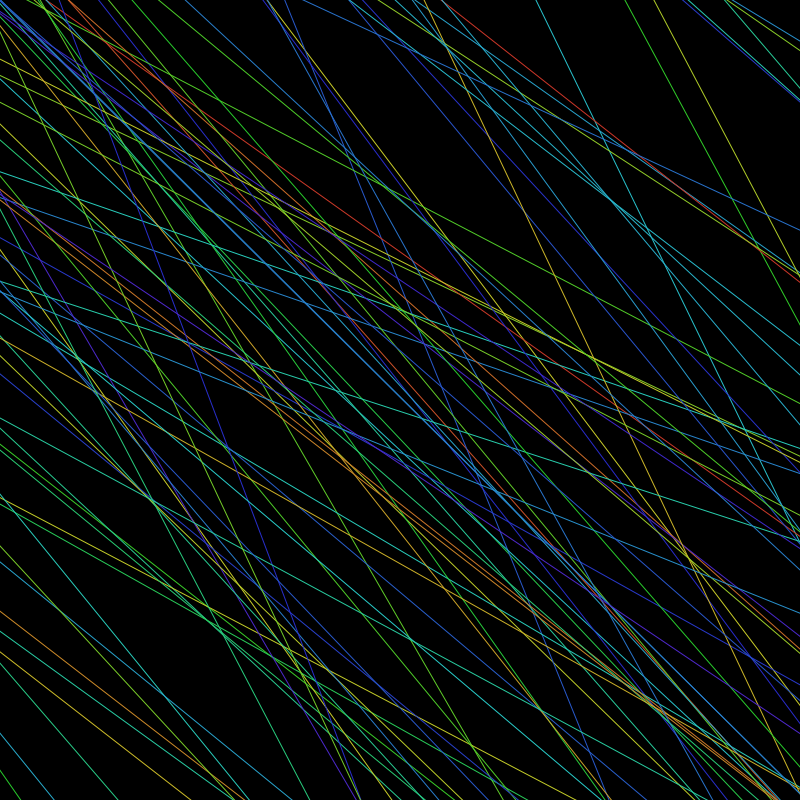
Frame 1 (no input)
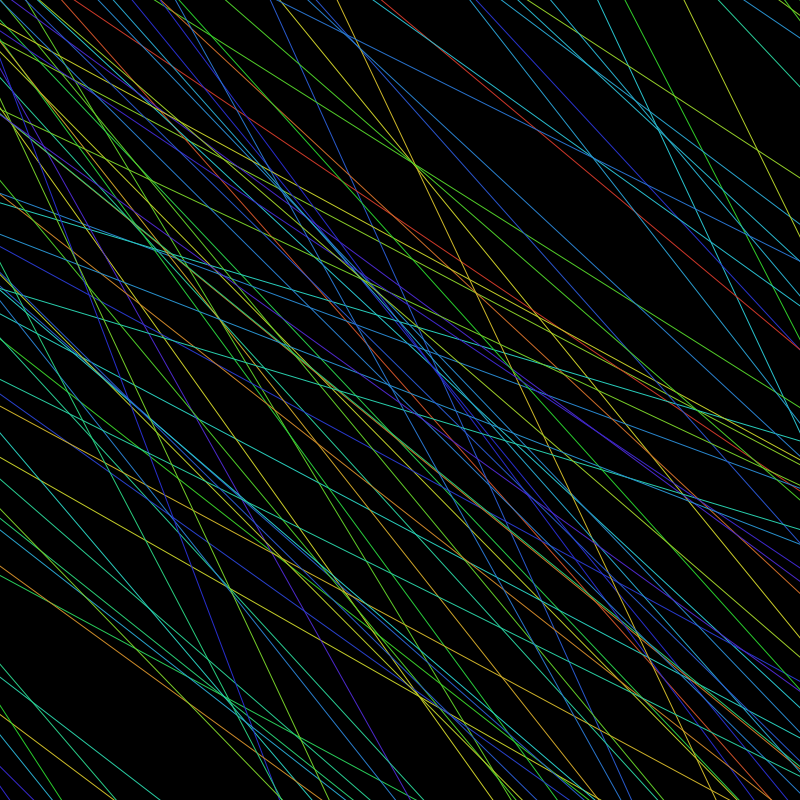
Frame 60 (the mouse pressed at the canvas centre just before this capture)
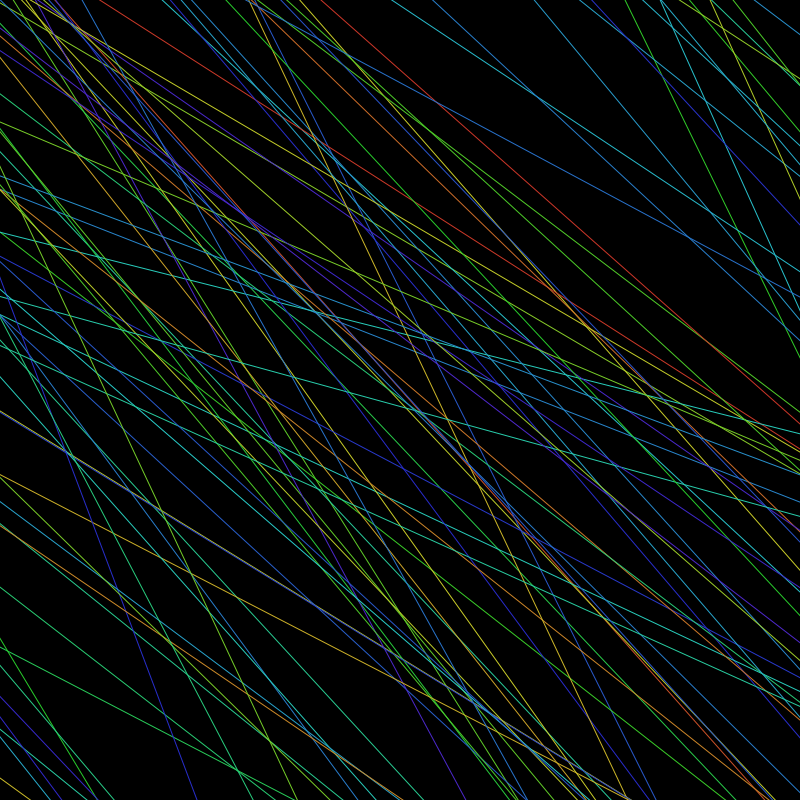
Frame 120 (the mouse held since frame 60 and released just before this capture)

The Processing sketch that drew these frames (run headless with seeded random() and noise(); from frame 60 on, the mouse is pressed at the canvas centre):

// Processing sketch: test
// ── test.pde
int dim;
int lineCount = 100;
float[] posX1 = new float[lineCount];
float[] posY1 = new float[lineCount];
float[] posX2 = new float[lineCount];
float[] posY2 = new float[lineCount];
float[] dir1  = new float[lineCount];
float[] dir2  = new float[lineCount];
float[] dir3  = new float[lineCount];
float[] dir4  = new float[lineCount];
int[] colorVal = new int[lineCount];

void setup()
{
  size(800,800);
  colorMode(HSB, 360, 100, 100);
  ellipseMode(RADIUS);
//  drawCircle();
  createLines();


  dim = width / 2;
  frameRate(60);

}

void draw() {
  background(0);
  moveLines();
}

void createLines(){
  for(int i = 0; i < lineCount; i ++){
    posX1[i] = -1*(random(width*2));
    posY1[i] = -1*(random(width*2));
    posX2[i] = random(width*2) + width;
    posY2[i] = random(height*2) + height;
    
    dir1[i] = int(random(1,3));
    dir2[i] = int(random(1,3));
    dir3[i] = int(random(1,3));
    dir4[i] = int(random(1,3));
    
    colorVal[i] = int(random(0,255));
    stroke(colorVal[i],80,80);
    line(posX1[i], posY1[i], posX2[i], posY2[i]);
    
  }
}

void moveLines(){
  for(int i = 0; i < lineCount; i ++){
    if(dir1[i] == 1)
    {
      posX1[i]--;
    }else{
      posX1[i]++;
    }
    if(dir2[i] == 1)
    {
      posX2[i]--;
    }else{
      posX2[i]++;
    }
    if(dir3[i] == 1)
    {
      posY1[i]--;
    }else{
      posY1[i]++;
    }
    if(dir4[i] == 1)
    {
      posY2[i]--;
    }else{
      posY2[i]++;
    }
    
    stroke(colorVal[i],80,80);
    line(posX1[i], posY1[i], posX2[i], posY2[i]);
  }
}

//void drawCircle(){
//
//  float hue = random(100,360);
//  float brightness = random(80,100);
//  for (int r = width/2; r > 0; --r) {
//    hue = (hue -1);
//    if(hue <= 0){
//      hue = 360;
//    }
//    noStroke();
//    fill(hue, 80, brightness, 100);
//    ellipse(width/2, height/2, r, r);
//  }
//}
// void animateLines(){

// }

// void drawLines(){
//   for(i)
// }
// float z=100;
// float x=100;
// float y=100;

// boolean paused = false; // set up boolean variable called pause assumes it starts with key not pressed

// void setup(){
//   size (800,800);
//   background (255); //white background
//   smooth(); // setting smoothness
// }

// void draw() {
//      if(!paused) runMyCode(); //if keypressed is false run the code called runMyCode
// }

// void runMyCode() { // running of the code if key pressed is false
//      //filling all variables with random values
//     x=random(width);// random x position between 0 and 100
//     y=random(height);// random y position between 0 and 100

//   //use values to draw an ellipse


//   //if mouse is pressed lines become white
//   // else the lines are random

//   if ((mouseX<width/2) && (mouseY<height/2) && (mousePressed)) {
//       stroke (255,0,0);//stroke with red
//       line (pmouseX,pmouseY,x,y);// draw lines starting at mouse position and shooting out at random positions
//   } else if ((mouseX>width/2) && (mouseY<height/2) && (mousePressed)) {
//       stroke (0,255,0);//stroke with green
//       line (pmouseX,pmouseY,x,y);// draw lines starting at mouse position and shooting out at random positions
// } else if ((mouseX<width/2) && (mouseY>height/2) && (mousePressed)) {
//       stroke (0,0,255);//stroke with blue
//       line (pmouseX,pmouseY,x,y);// draw lines starting at mouse position and shooting out at random positions
// } else if ((mouseX>width/2) && (mouseY>height/2) && (mousePressed)) {
//       stroke (0);//stroke with black
//       line (pmouseX,pmouseY,x,y);// draw lines starting at mouse position and shooting out at random positions
// } else{
//       stroke (random(255),random(255),random(255),random(255));//fill with random colour and opacity
//       line (pmouseX,pmouseY,x,y);// draw lines starting at mouse position and shooting out at random positions
// }
// }




// void keyPressed() {
//      paused = !paused;
// }
